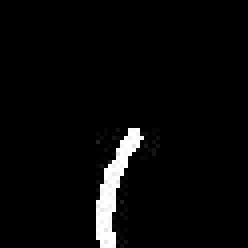
%> input picture MATLAB files/iTipCropped.jpg, 62 x 62 px (shown 4 times larger)
$ octave GuideWireTipTangent_Rotated.m   (GNU Octave 9; MATLAB toolbox functions it lacks are replaced by stand-ins)
%> lines starting %> are read from the running program, lines starting %| are printed output that depends on the picture; in (x1, y1, x2, y2) boxes, pixels count from 0 and x2, y2 are one past the last pixel; in counts of white or black regions, pixels touching at a corner belong together; the program's own positions count from 1
clear all;clc;close all;
image = imread('iTipCropped.jpg');
%> image is the input picture: size 62x62 uint8; min 0, max 255, mean 8.7
image = im2bw(image, 0.7);
%> image: size 62x62 logical; 3.4% white; 1 white region, box (x1, y1, x2, y2) and area: (24, 32, 36, 62) 130
image = imrotate(image,270);
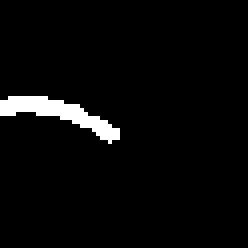
%> image: size 62x62 logical (shown 4 times larger); 3.4% white; 1 white region, box (x1, y1, x2, y2) and area: (0, 24, 30, 36) 130
imshow(image)
hold on

% line([0 70],[62-6.324 62-49.5],'color','white') %Works with only original
% image
%%
close all;
% Finding Left to Right first white pixel
i=1;
for y = 1:62 %y: Row
    for x = 1:62 %x: Column
        if image(x,y) == 1
            Xl(i) = y;
            Yl(i) = x;
            i = i+1;
            break
        end
    end
end
%> after the loop, Xl = 30 values from 1 to 30; Yl = 30 values, max 33 at index 29, min 25 at index 3, mean 27.37; i = 31
Yl = 62 - Yl;
%> Yl = 30 values, max 37 at index 3, min 29 at index 29, mean 34.63

figure;
subplot(1,4,1)
plot(Xl,Yl,'.');
axis([0 61 0 61])
subplot(1,4,4)
imshow(image)
%%
% Finding Right to Left first white pixel
i=1;
for y = 1:62 %y: Row
    for x = 62:-1:1 %x: Column
        if image(x,y) == 1
            Xr(i) = y;
            Yr(i) = x;
            i = i+1;
            break
        end
    end
end
%> after the loop, Xr = 30 values from 1 to 30; Yr = 30 values, max 36 at index 28, min 28 at index 5, mean 30.7
Yr = 62 - Yr;
%> Yr = 30 values, max 34 at index 5, min 26 at index 28, mean 31.3

subplot(1,4,2)
plot(Xr,Yr,'.');
axis([0 61 0 61])
%%
% Finally getting the mid points
X = (Xl+Xr)/2;
%> X = 30 values from 1 to 30
Y = (Yl+Yr)/2;
%> Y = 30 values, max 35.5 at index 5, min 28 at index 28, mean 32.97
subplot(1,4,3)
plot(X,Y,'.');
axis([0 61 0 61])
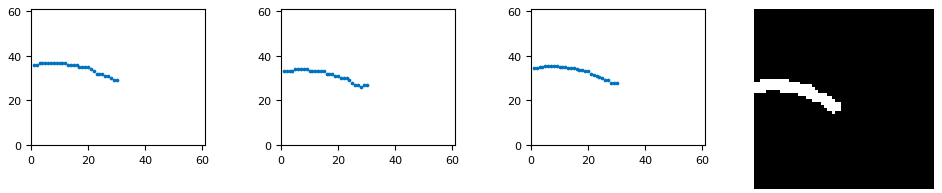
%> figure redrawn from the program's plot data, 4 panels
%%
% [7 lines of commented-out code are left out]
figure;
syms x
%> (this line was passed over: syms is not available in this run)
func = -0.01534*(x^2) + 0.2094*x + 34.55;
ezplot(func, [0 33]);
%> (this line was passed over: ezplot is not available in this run)
hold on;
plot(X,Y,'.');
%%
% Drawing the tangent line
syms x;
%> (this line was passed over: syms is not available in this run)
func = -0.01534*(x^2) + 0.2094*x + 34.55;
ezplot(func, [0 33]);
%> (this line was passed over: ezplot is not available in this run)
grid on;
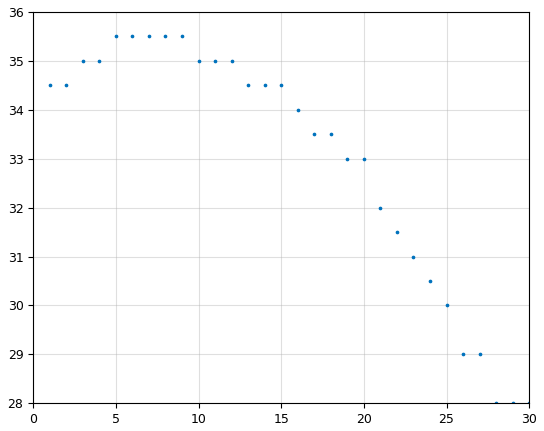
%> figure redrawn from the program's plot data; highest point at x = 5, y = 35.5
hold on;
d_func = diff(func,x);

%> (the run ends here)
